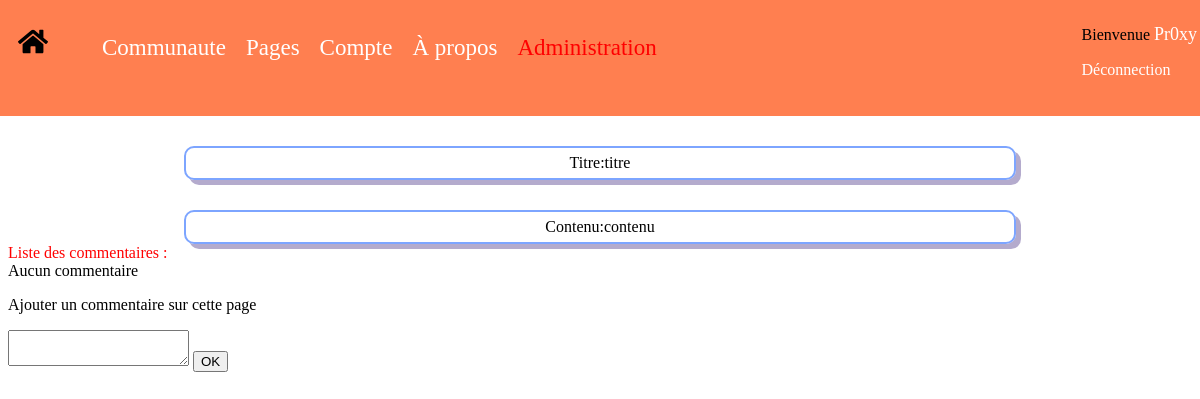
/php/page.php?id=5 (signed in), run on the app's committed database.
### tables this page shows
CREATE TABLE `users` (
  `id` int(11) NOT NULL,
  `mail` varchar(50) NOT NULL,
  `pseudo` varchar(30) NOT NULL,
  `password` varchar(30) NOT NULL,
  `admin` int(11) NOT NULL DEFAULT '0',
  `last_ip` varchar(15) DEFAULT NULL
);

CREATE TABLE `question` (
  `id` int(11) NOT NULL,
  `titre` text NOT NULL,
  `contenu` text NOT NULL,
  `date` timestamp NULL DEFAULT NULL
);

### php/coBDD.php (the view, shortened to what this page needs)
<?php
$user="root";
$pass="root";
$dbh = new PDO('mysql:host=localhost;dbname=web', $user, $pass);
function isadmin($dbh)
{
if(!connected($dbh))
    return false;
    $Coadmin='SELECT admin from users where mail="'.$_COOKIE["mail"].'" and password="'.$_COOKIE["password"].'"';
    $requeteAdmin=$dbh->prepare($Coadmin);
    $requeteAdmin->execute();
    $result=$requeteAdmin->fetch();
if($result["admin"]==1)
    return true;
else
    return false;
}
function connected($dbh){
    $strrequeteTestBan="SELECT status from ips where ip='".$_SERVER["REMOTE_ADDR"]."' and status=1";
    $requeteTestBan=$dbh->prepare($strrequeteTestBan);
    $requeteTestBan->execute();
    $resultban=$requeteTestBan->fetchAll();
    if(isset($_COOKIE["mail"]) && isset($_COOKIE["password"]))
    {
        if(!is_null($_COOKIE["mail"])&&!is_null($_COOKIE["password"]))
            {
                $Comail='SELECT pseudo from users where mail="'.$_COOKIE["mail"].'" and password="'.$_COOKIE["password"].'"';
                $requeteComail=$dbh->prepare($Comail);
                $requeteComail->execute();
                if($requeteComail->rowCount()==1)
                    return true;
                else
                    return false;
}
else
{
    return false;
}
            }
return false;
}
?>
<link rel="stylesheet" type="text/css" href="../css/header.css">
<header id="header_containt">
        <div class="home_button">
                <a href="../php/index.php" class="home_img">
                    <img src="../res/home.svg" />
                </a>
            </div>
            <div id="display_header_links">
                <a href="../html/forum.html" id="community">Communaute</a>&nbsp;&nbsp;&nbsp;&nbsp;
                <div class="dropdown_pages">
                    <a href="../html/pages.html" id="pages">Pages</a>&nbsp;&nbsp;&nbsp;&nbsp;
                </div>
                <?php if(connected($dbh)) { ?>
                <a href="../html/account.html" id="account">Compte</a>&nbsp;&nbsp;&nbsp;&nbsp;
                <?php } ?>
                <a href="..html/about.html" id="about">&Agrave; propos</a>&nbsp;&nbsp;&nbsp;&nbsp;
                <?php if(isadmin($dbh)) { ?>
                <a href="edit.php" id="admin_space">Administration</a>
                <?php  } ?>
            </div>
            <div class="display_header_connection_fields">
            <?php if(!connected($dbh)) { ?>
            <form action="#" method="POST">
                    <input name="connection_mail" type="email" placeholder="email"/>
                    <input name="connection_password" type="password" placeholder="mot de passe"/>
                    <input type="submit" value="Connexion" name="submitConnect" class="connection_button"></form>
                <div class="help_account">
                <?php
if(!connected($dbh))
{
?>
<a href="../php/inscription.php" class="account_creation">Pas encore inscrit ?</a>&nbsp;&nbsp;&nbsp;&nbsp;
<?php
}
?>
                    <a href="#" class="password_forgotten">Mot de passe oubli&eacute; ?</a>
                </div>
                <?php
if(isset($_POST['submitConnect']))
{
   checkAccount($dbh);
}
                }
                else{
                    $tmp='SELECT pseudo,password from users where mail="'.$_COOKIE["mail"].'"';
                    $pseudo=$dbh->prepare($tmp);
                    $pseudo->execute();
                    $pseudo2=$pseudo->fetch();
                if(connected($dbh))
                {
                ?>
<p> Bienvenue
    <span class="username_display">
        <?php echo $pseudo2["pseudo"] ?>
    </span>
</p>
<p><a href="action.php?action=deco" class="disconnect_link">Déconnection</a></p>
                <?php
                }
            }
                ?>
            </div>
</header>

### php/page.php (shortened to what this page needs)
<link rel="stylesheet" type="text/css" href="../css/page.css">
<?php
    include("coBDD.php");
    	$page=$dbh->prepare('SELECT * from question where id = '.$_GET["id"]);
        $page->execute();
$count = $page->rowCount();
    if($count==0)
    {
        echo("erreur 404");
        header('Location: index.php');
        exit();
    }
    else {
        foreach($page->fetchAll(PDO::FETCH_ASSOC) as $row) {
            echo('<div class="down">Titre:'.$row["titre"].'</div>');
            echo('<div class="down">Contenu:'.$row["contenu"].'</div>');
        }
        echo "<div class='liste'>Liste des commentaires :</div>";
        $commentaires=$dbh->prepare('SELECT * from commentaire where id_question = '.$_GET["id"].' ORDER BY date');
        $commentaires->execute();
        if($commentaires->rowCount()>0)
{
        foreach($commentaires->fetchAll(PDO::FETCH_ASSOC) as $row) {
            $requete = "SELECT pseudo FROM users WHERE id=".$row["id_auteur"];
            $pseudo = $dbh->query($requete);
            $pseudo2 = $pseudo->fetch();
           echo('<p>'.$pseudo2["pseudo"]." a écrit le : ");
            echo($row["date"]."</p>");
            echo $row["contenu"];
            echo "<br>";
        }
    }
    else
        echo("Aucun commentaire");
}
if(connected($dbh))
{
?>
<p>Ajouter un commentaire sur cette page</p>
<form action="#" method="POST">
<textarea name="textComm" ></textarea>
 <input name="addComment" value="OK" type="submit"/>
</form>
<?php
}
?>

### css/page.css (style rules this page uses)
.down { border: 2px solid #7da5ff; width: 70%; text-align: center; margin: 0 auto; line-height: 30px; border-radius: 10px; box-shadow: 5px 5px #b4abcd; margin-top: 30px; }
.liste { color: red; }

### css/header.css (style rules this page uses)
#header_containt { height: 15%; background-color: coral; margin-top: -10px; margin-right: -20px; margin-left: -10px; }
.home_button { display: inline-block; }
.home_img { width: 30px; height: 40%; margin-left: 20px; margin-top: 30px; display: inline-block; color: sienna; }
#display_header_links { display: inline-block; margin-left: 50px; }
#community { font-size: 23px; text-decoration: none; color: white; }
#pages { font-size: 23px; text-decoration: none; color: white; }
.dropdown_pages { position: relative; display: inline-block; }
#account { font-size: 23px; text-decoration: none; color: white; }
#about { font-size: 23px; text-decoration: none; color: white; }
#admin_space { font-size: 23px; color: red; text-decoration: none; }
.display_header_connection_fields { float: right; height: 20px; display: block; padding-top: 10px; padding-right: 15px; }
.disconnect_link { text-decoration: none; color: white; }
.username_display { color: white; font-size: 18px; }

### data on the page
users: pseudo "Pr0xy"
question: titre "titre", contenu "contenu"
